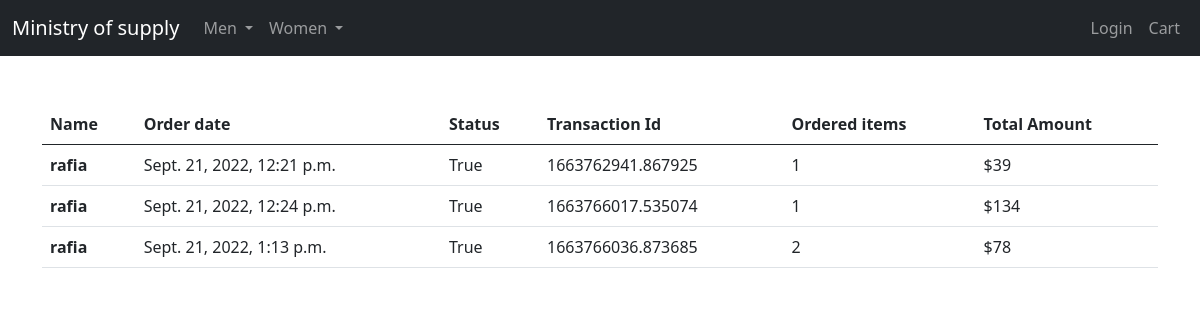
/view_transactions/9/, run on the app's committed database.
### Web_App/models.py (models this page shows, shortened)
class Order(models.Model):
    customer = models.ForeignKey(Customer, on_delete=models.SET_NULL, blank=True, null= True)
    date_ordered = models.DateTimeField(auto_now_add=True)
    complete = models.BooleanField(default=False, null=True, blank=False)
    transaction_id = models.CharField(max_length=200, null=True)
    @property
    def get_cart_total(self):
        order_items = self.orderitem_set.all()
        total = sum([item.get_total for item in order_items])
        return total
    @property
    def get_cart_items(self):
        order_items = self.orderitem_set.all()
        total = sum([item.quantity for item in order_items])
        return total

class Customer(models.Model):
    user = models.OneToOneField(User, on_delete=models.CASCADE, null=True, blank=True)
    name = models.CharField(max_length=12)
    email = models.EmailField(max_length=254)

class OrderItem(models.Model):
    product = models.ForeignKey(Product, on_delete=models.SET_NULL, blank=True, null=True)
    order=  models.ForeignKey(Order, on_delete=models.SET_NULL, blank=True, null=True)
    quantity = models.IntegerField(default=0, null=True, blank=True)
    date_added = models.DateTimeField(auto_now_add=True)
    @property
    def get_total(self):
        total = self.product.price * self.quantity
        return total

class Product(models.Model):
    name = models.CharField(max_length=200, null=True)
    category = models.CharField(max_length=200, null=True)
    color = models.CharField(max_length=200, null=True)
    price = models.IntegerField(null=True)
    sub_category = models.CharField(max_length=200, null=True)
    description = models.TextField(max_length=500 ,null=True, blank=True)
    gender = models.CharField(max_length=50, null=True)

### Web_App/views.py (the view)
# urls.py: path("view_transactions/<str:customer_id>/", views.view_transactions, name='view_transactions'),
def view_transactions(request, customer_id):
    customer = Customer.objects.get(id=customer_id)
    customer_orders = customer.order_set.all()
    return render(request, 'view_transactions.html', {'customer_orders': customer_orders})

### Web_App/templatetags/webApp_tags.py (called while the page is built)
@register.simple_tag
def sub_categories(category):
    products = Product.objects.filter(category=category)
    categories = []
    for item in products:
        if item.sub_category not in categories:
            categories.append(item.sub_category)
    return categories

### templates/view_transactions.html
{% extends 'base.html' %}
{% block body %}
<div class="container">
<table class="table table-hover mt-5">
    <thead>
      <tr>
        <th scope="col">Name</th>
        <th scope="col">Order date</th>
        <th scope="col">Status</th>
        <th scope="col">Transaction Id</th>
        <th scope="col">Ordered items</th>
        <th scope="col">Total Amount</th>
      </tr>
    </thead>
    <tbody>
    {% for order in customer_orders %}
      <tr>
        <th scope="row">{{order.customer.name}}</th>
        <td>{{order.date_ordered}}</td>
        <td>{{order.complete}}</td>
        <td>{{order.transaction_id}}</td>
        <td>{{order.get_cart_items}}</td>
        <td>${{order.get_cart_total}}</td>
      </tr>
      {% endfor %}
    </tbody>
  </table>
</div>
{% endblock body %}

### data on the page
Order: customer.name "rafia", date_ordered "Sept. 21, 2022, 12:21 p.m.", complete "True", transaction_id "1663762941.867925", get_cart_items "1", get_cart_total "39"
Order: customer.name "rafia", date_ordered "Sept. 21, 2022, 12:24 p.m.", complete "True", transaction_id "1663766017.535074", get_cart_items "1", get_cart_total "134"
Order: customer.name "rafia", date_ordered "Sept. 21, 2022, 1:13 p.m.", complete "True", transaction_id "1663766036.873685", get_cart_items "2", get_cart_total "78"
